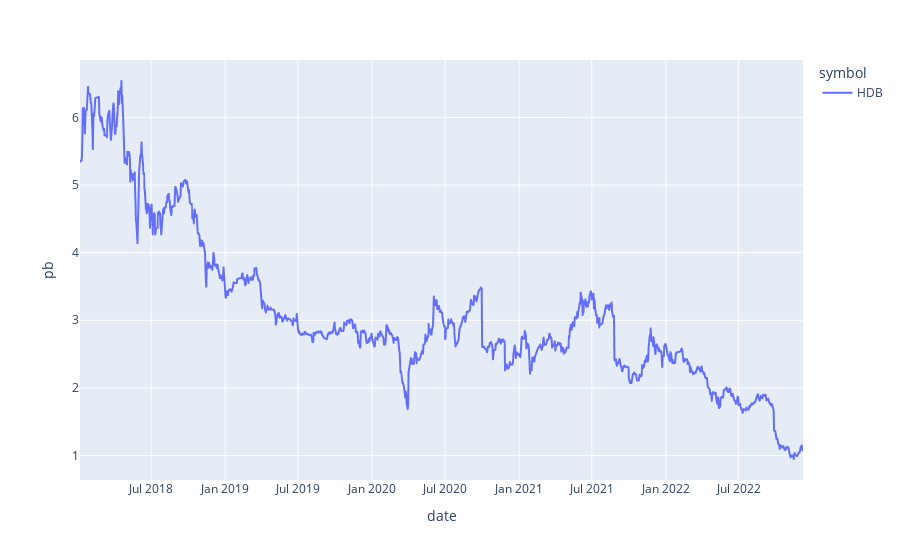

Notebook cell for this chart:
### Code cell
price_financialratio["pb"] = (
    price_financialratio["close"] * 1000 / price_financialratio["bookValuePerShare"]
)
# sns.lineplot(data=price_financialratio, x="date", y="pb", hue="symbol")
fig = px.line(price_financialratio, x="date", y="pb", color='symbol')
fig.show()

### Figure 1 — Plotly figure (JSON) as saved in the notebook; plotly's stock layout.template omitted (floating-point values rounded to 4 significant figures; data arrays with more than 128 entries replaced by an {"elided": "..."} marker saying what was removed)
{"data": [{"hovertemplate": "symbol=HDB<br>date=%{x}<br>pb=%{y}<extra></extra>", "legendgroup": "HDB", "line": {"color": "#636efa", "dash": "solid"}, "marker": {"symbol": "circle"}, "mode": "lines", "name": "HDB", "showlegend": true, "type": "scattergl", "x": {"elided": "1230 str values"}, "xaxis": "x", "y": {"elided": "1230 float values"}, "yaxis": "y"}], "layout": {"legend": {"title": {"text": "symbol"}, "tracegroupgap": 0}, "margin": {"t": 60}, "xaxis": {"anchor": "y", "domain": [0, 1], "title": {"text": "date"}}, "yaxis": {"anchor": "x", "domain": [0, 1], "title": {"text": "pb"}}}}
